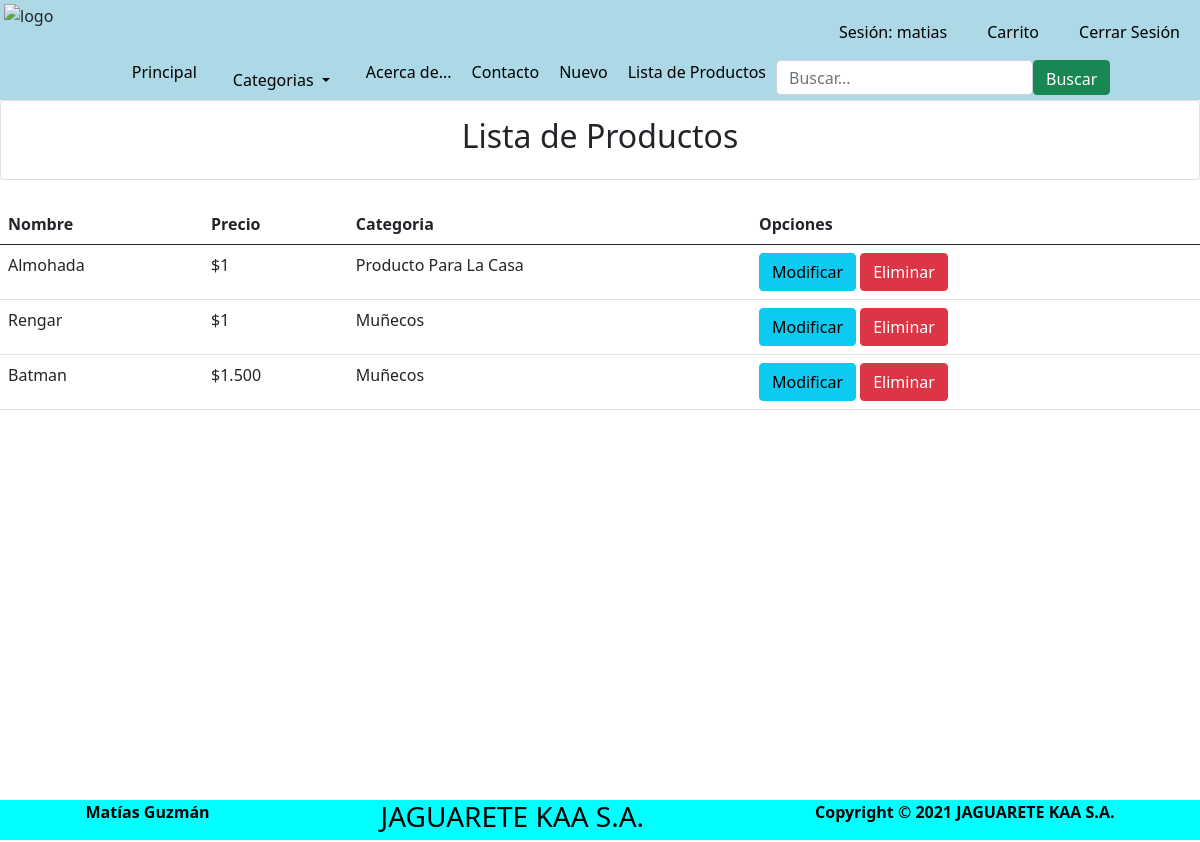
Before: /Lista (signed in) with the older database file.
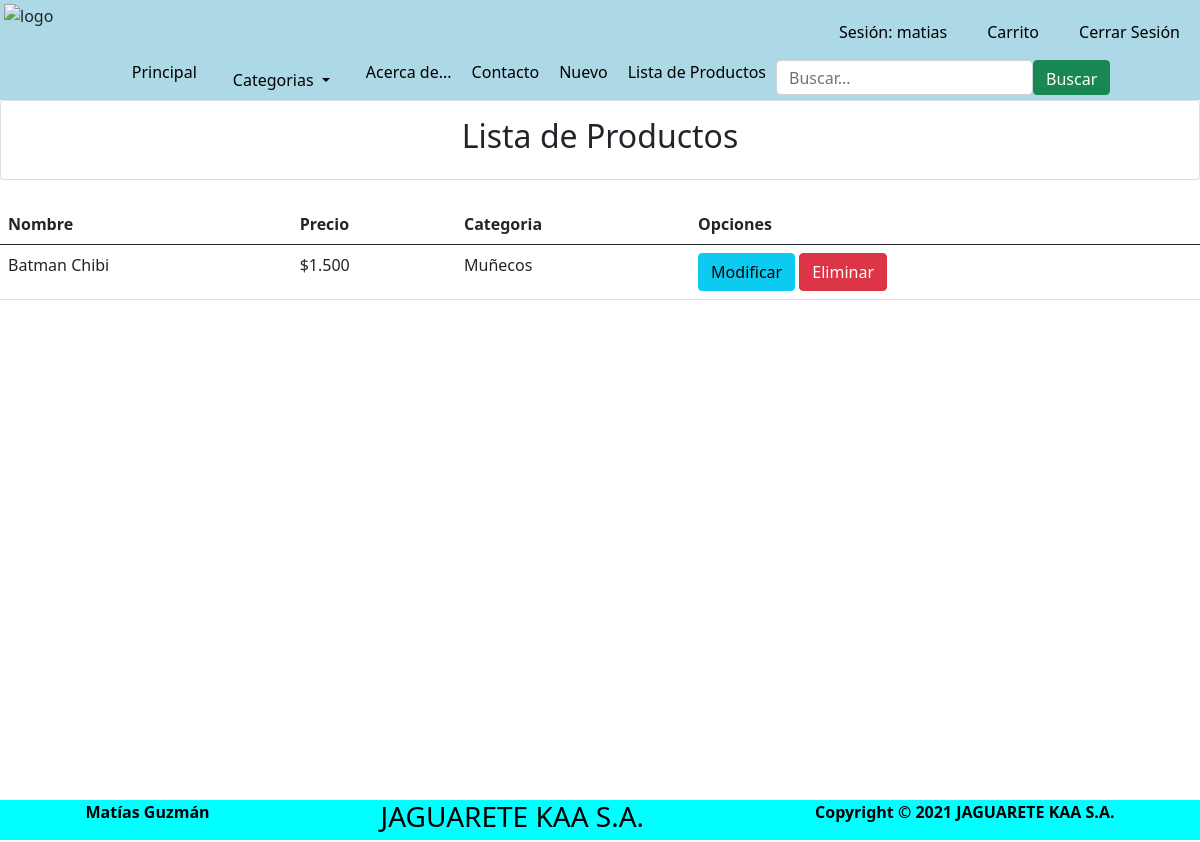
After: the same page with the newer database file.
### ProyectoFinal/models.py (models this page shows, shortened)
class Producto(models.Model):
    nombre = models.CharField(max_length=50)
    precio = models.IntegerField()
    descripcion = models.TextField(max_length= 411)
    categorias = models.ForeignKey(Categoria, null = True, on_delete= models.PROTECT)
    imagen = models.ImageField(upload_to="productos", null = True)

class Categoria(models.Model):
    nombre = models.CharField(max_length=50, null = False)
    def __str__(self):
        return self.nombre

### ProyectoFinal/views.py (the view)
# urls.py: path('Lista', views.Lista, name= "Lista_Producto"),
@permission_required('ProyectoFinal.view_producto')
def Lista(request):
    productos = Producto.objects.all()
    data = {
        'productos' : productos,
    }
    return render(request, 'producto/lista.html', data)

### ProyectoFinal/templates/producto/lista.html (shortened to what this page needs)
{% extends 'plantillas/layout.html' %}
{% block content %}
{% load humanize %}
<div class="card">
    <div class="card-body">
        <div class="d-flex justify-content-center">
            <h2>Lista de Productos</h2>
        </div>
    </div>
</div>
<br>
<table class="table table-hover table-responsive-sm">
	<thead class="thead-dark">
        <tr>
            <th>Nombre</th>
            <th>Precio</th>
            <th>Categoria</th>
            <th>Opciones</th>
        </tr>
    </thead>
    {% for p in productos %}
    <tr>
        <td>{{ p.nombre | title }}</td>
        <td>${{ p.precio | intcomma }}</td>
        <td>{{ p.categorias | title }}</td>
        <td>
            <a href = "{% url 'Editar_Producto' p.id %}" class = "btn btn-info btn-sn">Modificar</a>
           <a href = "#" onclick = "EliminarProducto({{ p.id }})" class = "btn btn-danger btn-sn">Eliminar</a>
        </td>
    </tr>
    {% endfor %}
</table>
{% endblock %}

Changed rows visible on the page:
removed Producto: nombre "Almohada", precio "1", categorias "Producto Para La Casa"
removed Producto: nombre "Rengar", precio "1", categorias "Muñecos"
removed Producto: nombre "Batman", precio "1.500", categorias "Muñecos"
added Producto: nombre "Batman Chibi", precio "1.500", categorias "Muñecos"
